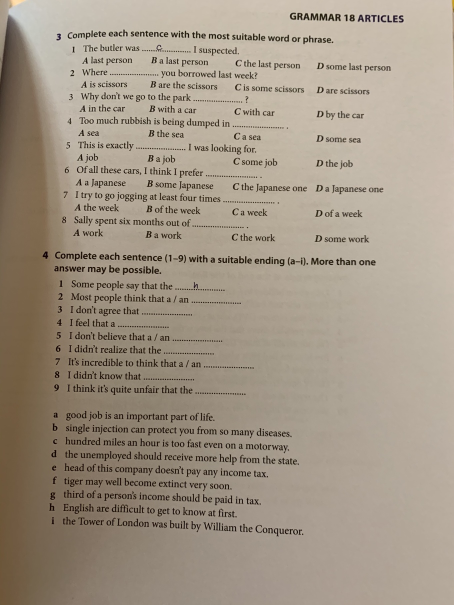
//> input picture Examples/my_example1.jpg, 908 x 1210 px (shown at 1/2 size)
$ ./main ../Examples/my_example1.jpg   (built with g++ and OpenCV 4)
//> lines starting //> are read from the running program, lines starting //| are printed output that depends on the picture
#include <iostream>
#include "opencv2/imgproc.hpp"
#include "opencv2/highgui.hpp"
#include <opencv2/ximgproc/ridgefilter.hpp>

float inv_relu(float input_){
	return input_ > 0 ? 0 : input_;
}

void add_to_video(const cv::Mat& image, cv::VideoWriter& video) {
    cv::Mat to_video_image = image;
    to_video_image.convertTo(to_video_image, CV_8UC1);
    cv::Mat channels[3] = {to_video_image, to_video_image, to_video_image};
    cv::Mat relief_3channels;
    cv::merge(channels, 3, relief_3channels);
    cv::applyColorMap(relief_3channels, relief_3channels, cv::COLORMAP_JET);
    video << relief_3channels;
}

void getHeatMapImage(cv::Mat& dst, const cv::Mat& src) {
    cv::Mat channels[3] = {src, src, src};
    cv::merge(channels, 3, dst);
    cv::applyColorMap(dst, dst, cv::COLORMAP_JET);
}

bool check_converged(cv::Mat& relief, cv::Mat& previous_relief) {
    cv::Mat diff = relief - previous_relief;
    float delta = 0.01;
    for (int x = 0; x < diff.rows; ++x) {
        for (int y = 0; y < diff.cols; ++y) {
            if (diff.at<float>(x, y) > delta || diff.at<float>(x, y) < -delta) {
                return false;
            }
        }
    }
    return true;
}

int waterFilling(cv::Mat& dst_image, cv::Mat& src_image, int max_time = 500) {
    if (src_image.size().width == 0 || src_image.size().height == 0) {
        std::cout << "Error" << "\n";
        return -1;
    }

    src_image.convertTo(src_image, CV_32F);

    cv::Mat ground_height;
	double scale_factor = 0.2;
	cv::resize(src_image, ground_height, cv::Size(), scale_factor, scale_factor, cv::INTER_LINEAR);

    int height = ground_height.rows;
	int width = ground_height.cols;
	cv::Mat water_function = cv::Mat(height, width, CV_32FC1, cv::Scalar(0));
	cv::Mat relief = cv::Mat(height, width, CV_32FC1, cv::Scalar(0));

    cv::VideoWriter video("outcpp.avi", cv::VideoWriter::fourcc('M','J','P','G'), 50, cv::Size(width, height));

    double peak_value = 0;
    float teta = 0.2;

    for (int time = 0; time < max_time; ++time) {
        relief = water_function + ground_height;
        cv::minMaxLoc(relief, NULL, &peak_value);

        for (int x = 1; x < ground_height.rows - 2; ++x) {
            for (int y = 1; y < ground_height.cols - 2; ++y) {
                double current_value = relief.at<float>(x, y);
                double pouring = exp(-time) * (peak_value - current_value);
                double delta_water = teta *
                    (inv_relu(-current_value + relief.at<float>(x - 1, y)) +
					inv_relu(-current_value + relief.at<float>(x + 1, y)) +
					inv_relu(-current_value + relief.at<float>(x, y - 1)) +
					inv_relu(-current_value + relief.at<float>(x, y + 1)));
                water_function.at<float>(x, y) += pouring + delta_water;
                if (water_function.at<float>(x, y) < 0) {
                    water_function.at<float>(x, y) = 0;
                }
            }
        }
        add_to_video(relief, video);
    }

	cv::Size out_size(src_image.cols, src_image.rows);
	resize(relief, dst_image, out_size, 0, 0, cv::INTER_LINEAR);
	dst_image.convertTo(dst_image, CV_8UC1);
    return 0;
}

int incre_filling(cv::Mat& dst_image, cv::Mat& src_image, cv::Mat& original_image,
    int max_time = 100) {

    cv::Mat ground_height = src_image;
    ground_height.convertTo(ground_height, CV_32FC1);
    int height = ground_height.rows; //убрать
	int width = ground_height.cols; //убрать
	cv::Mat water_function = cv::Mat(height, width, CV_32FC1, cv::Scalar(0));
	cv::Mat relief = cv::Mat(height, width, CV_32FC1, cv::Scalar(0));

    float teta = 0.2;
    int time = 0;

    while(1) {
        ++time;
        relief = water_function + ground_height;
        cv::Mat previous_relief = relief;
        for (int x = 1; x < ground_height.rows - 2; ++x) {
            for (int y = 1; y < ground_height.cols - 2; ++y) {
                double delta_water = teta *
                    (relief.at<float>(x - 1, y) + relief.at<float>(x + 1, y) +
					relief.at<float>(x, y - 1) + relief.at<float>(x, y + 1) -
                    4. * relief.at<float>(x, y));
                water_function.at<float>(x, y) += delta_water;
                if (water_function.at<float>(x, y) < 0) {
                    water_function.at<float>(x, y) = 0;
                }
            }
        }
        if (check_converged(relief, previous_relief)) {
            break;
        }
        if (time == 100) {
           break;
        }
    }
    std::cout << time << "\n";

    original_image.convertTo(original_image, CV_32F);
    dst_image = 0.85 * original_image / relief * 255;
    dst_image.convertTo(dst_image, CV_8UC1);
    return 0;
}

int main(int argc, char* argv[]) {
    std::string path = argv[1];
    cv::Mat image = cv::imread(path, cv::IMREAD_COLOR);
//> image is the input picture: 1210 rows x 908 cols, CV_8UC3; mean B, G, R 134.6, 150.5, 162.6

    std::string s = "src.png";

    cv::imshow("input", image);
    cv::waitKey(0);

    cv::Mat image_YCC;
    cv::cvtColor(image, image_YCC, cv::COLOR_BGR2YCrCb);
//> image_YCC: 1210 rows x 908 cols, CV_8UC3; mean of channels 0, 1, 2 152.3, 135.4, 118

    cv::Mat channels[3];
    cv::split(image_YCC, channels);
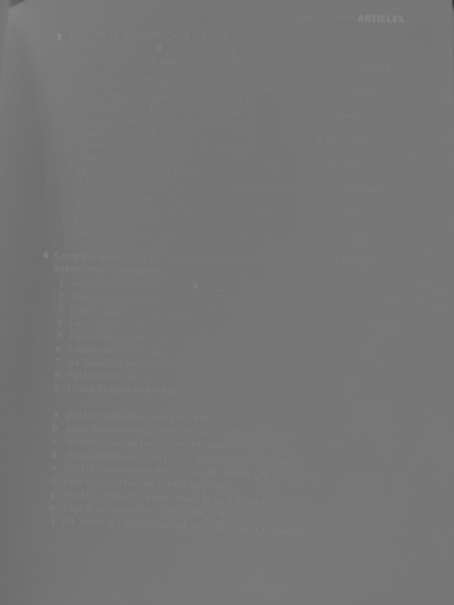
//> channels[2]: 1210 rows x 908 cols, CV_8UC1 (shown at 1/2 size); min 56, max 142, mean 118
    cv::Mat channel_Y = channels[0];

    cv::Mat channel_Y_heatMap;
    getHeatMapImage(channel_Y_heatMap, channel_Y);
    cv::imwrite( "Images/1_1_Src_Y.png", channel_Y);
    cv::imwrite( "Images/1_2_Src_Y.png", channel_Y_heatMap);

    cv::Mat dst_Y_image = cv::Mat(channel_Y.cols, channel_Y.rows, CV_8UC1, cv::Scalar(0));
    waterFilling(dst_Y_image, channel_Y, 1000);
//> in waterFilling, `cv::resize(src_image, ground_height, cv::Size(), scale_factor, scale_f..`:
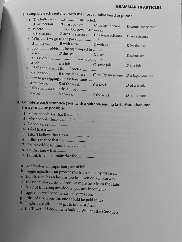
//> ground_height: 242 rows x 182 cols, CV_32FC1; min 2, max 227, mean 152.4
//> the loop in waterFilling, `for (int time = 0; time < max_time; ++time)` made 1000 passes
//> peak_value on pass 1: 227
//> after the loop in waterFilling, `for (int time = 0; time < max_time; ++time)`:
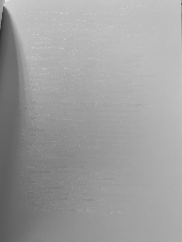
//> relief: 242 rows x 182 cols, CV_32FC1; min 44, max 227, mean 158.8
//> after the loop in waterFilling, `for (int time = 0; time < max_time; ++time)`:
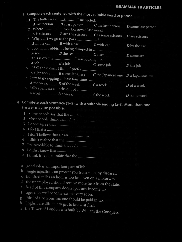
//> water_function: 242 rows x 182 cols, CV_32FC1; min 0, max 185, mean 6.4

    getHeatMapImage(channel_Y_heatMap, dst_Y_image);
//> in getHeatMapImage (call 2), `cv::applyColorMap(dst, dst, cv::COLORMAP_JET);`:
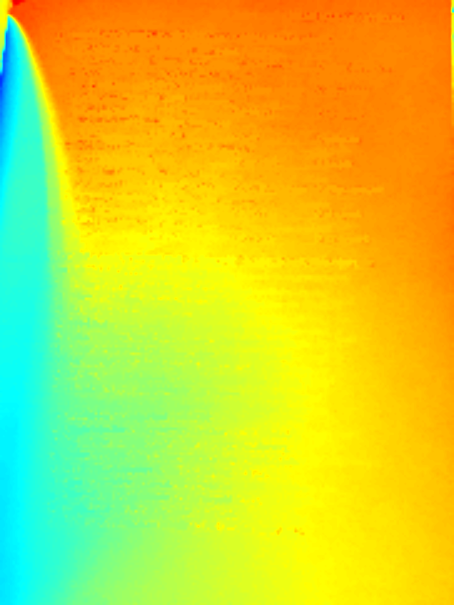
//> dst: 1210 rows x 908 cols, CV_8UC3 (shown at 1/2 size); mean B, G, R 46.1, 209.9, 209.2
    cv::imwrite( "Images/2_1_New_Y.png", dst_Y_image);
    cv::imwrite( "Images/2_2_New_Y.png", channel_Y_heatMap);

    cv::Mat answer_Y = cv::Mat(channel_Y.cols, channel_Y.rows, CV_8UC1, cv::Scalar(0));
    incre_filling(answer_Y, dst_Y_image, channel_Y, 100);
//> after the loop in incre_filling, `while(1)`:
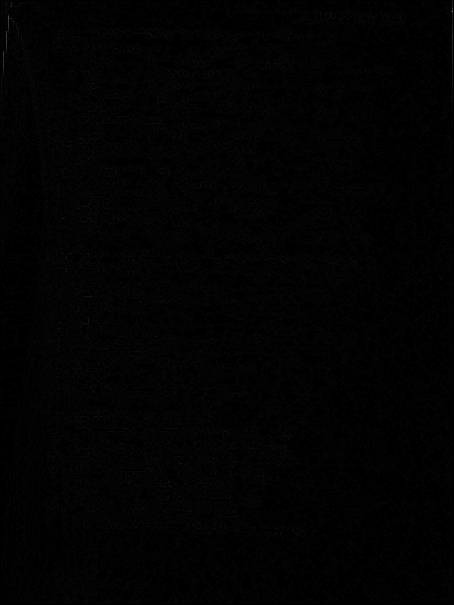
//> water_function: 1210 rows x 908 cols, CV_32FC1 (shown at 1/2 size); min 0, max 8.4, mean 0.068; drawn with min black and max white
//> after the loop in incre_filling, `while(1)`: time = 1
//| 1
    cv::imwrite( "Images/3_Answer_Y.png", answer_Y);

    cv::Mat output_image_YCC;
    cv::Mat output_image;
    channels[0] = answer_Y;
    cv::merge(channels, 3, output_image_YCC);
//> output_image_YCC: 1210 rows x 908 cols, CV_8UC3; mean of channels 0, 1, 2 208, 135.4, 118

    cv::cvtColor(output_image_YCC, output_image, cv::COLOR_YCrCb2BGR);
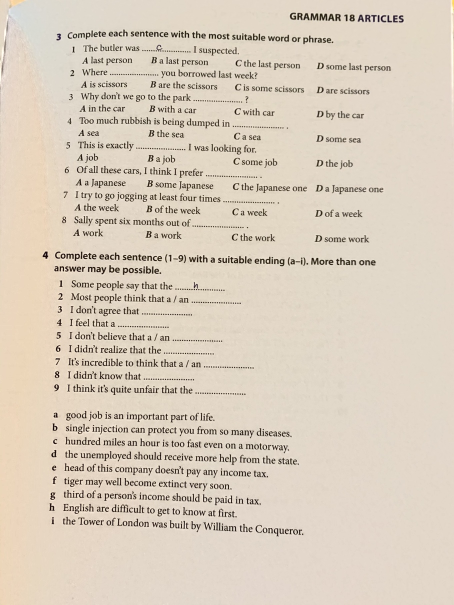
//> output_image: 1210 rows x 908 cols, CV_8UC3 (shown at 1/2 size); mean B, G, R 190.1, 206.2, 218.3
    cv::imwrite("Images/4_Color_answer.png", output_image);

    return 0;
}

$ run again, on Examples/my_example3.jpg
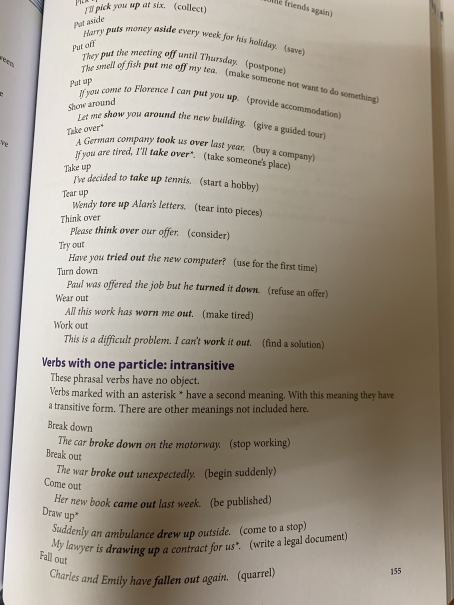
//> input picture Examples/my_example3.jpg, 908 x 1210 px (shown at 1/2 size)
//> image is the input picture: 1210 rows x 908 cols, CV_8UC3; mean B, G, R 139.2, 152.5, 161.2
//> image_YCC: 1210 rows x 908 cols, CV_8UC3; mean of channels 0, 1, 2 153.6, 133.4, 119.8
//> the loop in waterFilling, `for (int time = 0; time < max_time; ++time)` made 1000 passes
//> peak_value on pass 1: 254
//> in getHeatMapImage (call 2), `cv::applyColorMap(dst, dst, cv::COLORMAP_JET);`:
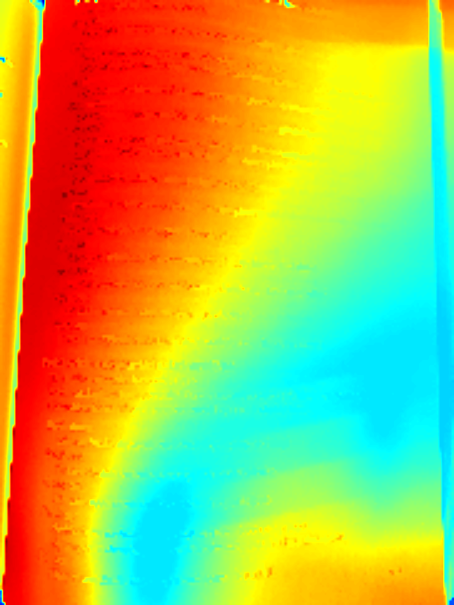
//> dst: 1210 rows x 908 cols, CV_8UC3 (shown at 1/2 size); mean B, G, R 73.8, 178.4, 179.7
//> after the loop in incre_filling, `while(1)`: time = 1
//| 1
//> output_image_YCC: 1210 rows x 908 cols, CV_8UC3; mean of channels 0, 1, 2 208.8, 133.4, 119.8
//> `cv::cvtColor(output_image_YCC, output_image, cv::COLOR_YCrCb2BGR);`:
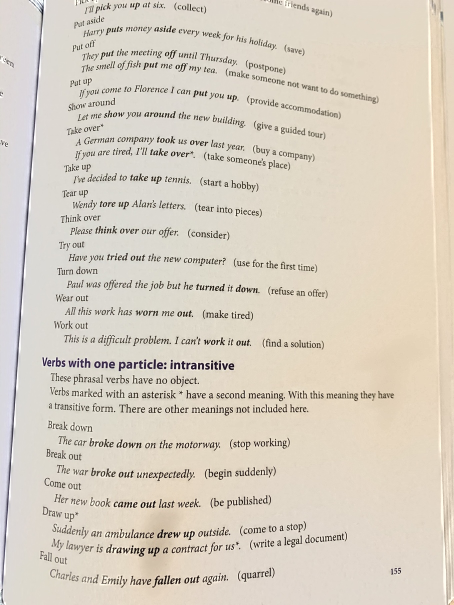
//> output_image: 1210 rows x 908 cols, CV_8UC3 (shown at 1/2 size); mean B, G, R 194.3, 207.7, 216.4

$ run again, on Examples/my_example4.jpg
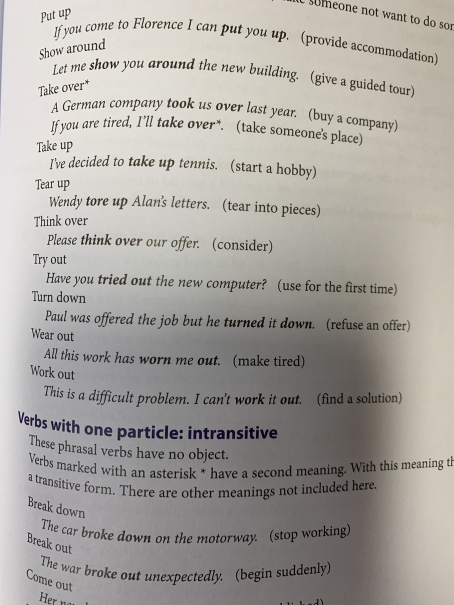
//> input picture Examples/my_example4.jpg, 908 x 1210 px (shown at 1/2 size)
//> image is the input picture: 1210 rows x 908 cols, CV_8UC3; mean B, G, R 158.7, 163.9, 167.6
//> image_YCC: 1210 rows x 908 cols, CV_8UC3; mean of channels 0, 1, 2 164.4, 130.3, 124.8
//> the loop in waterFilling, `for (int time = 0; time < max_time; ++time)` made 1000 passes
//> peak_value on pass 1: 250
//> in getHeatMapImage (call 2), `cv::applyColorMap(dst, dst, cv::COLORMAP_JET);`:
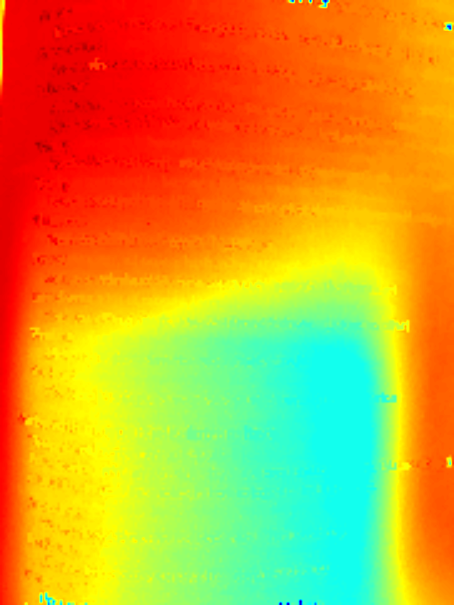
//> dst: 1210 rows x 908 cols, CV_8UC3 (shown at 1/2 size); mean B, G, R 45.1, 157.8, 208.8
//> after the loop in incre_filling, `while(1)`: time = 1
//| 1
//> in incre_filling, `dst_image.convertTo(dst_image, CV_8UC1);`:
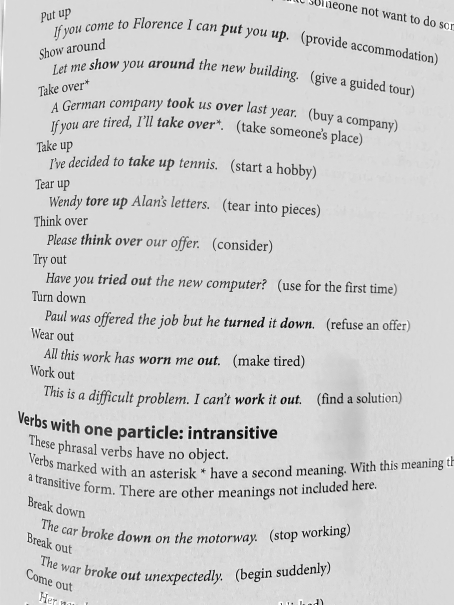
//> dst_image: 1210 rows x 908 cols, CV_8UC1 (shown at 1/2 size); min 0, max 255, mean 206
//> output_image_YCC: 1210 rows x 908 cols, CV_8UC3; mean of channels 0, 1, 2 206, 130.3, 124.8

$ run again, on Examples/my_example5.jpg
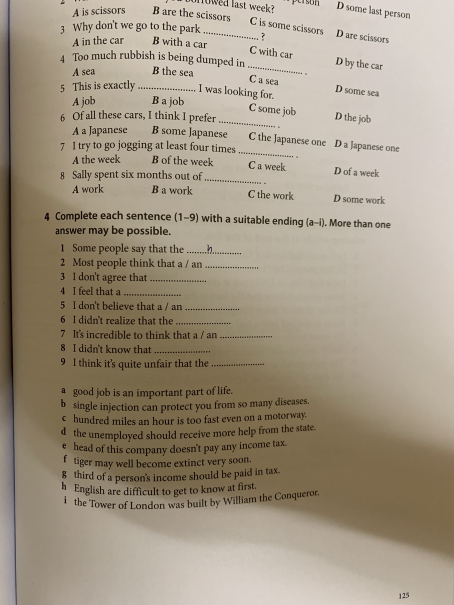
//> input picture Examples/my_example5.jpg, 908 x 1210 px (shown at 1/2 size)
//> image is the input picture: 1210 rows x 908 cols, CV_8UC3; mean B, G, R 132.1, 150.5, 162.2
//> image_YCC: 1210 rows x 908 cols, CV_8UC3; mean of channels 0, 1, 2 152, 135.3, 116.8
//> the loop in waterFilling, `for (int time = 0; time < max_time; ++time)` made 1000 passes
//> peak_value on pass 1: 231
//> after the loop in incre_filling, `while(1)`: time = 1
//| 1
//> output_image_YCC: 1210 rows x 908 cols, CV_8UC3; mean of channels 0, 1, 2 207.5, 135.3, 116.8
//> `cv::cvtColor(output_image_YCC, output_image, cv::COLOR_YCrCb2BGR);`:
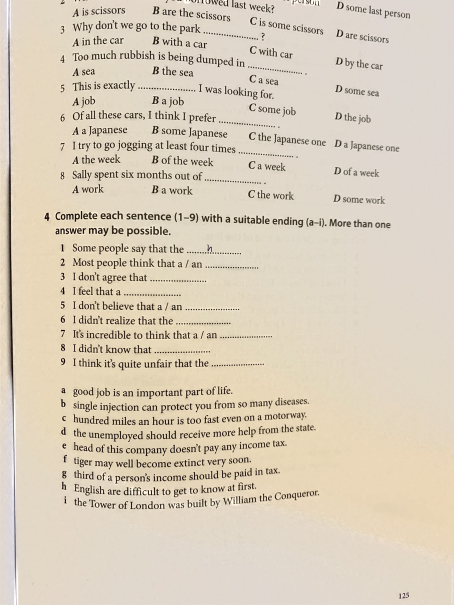
//> output_image: 1210 rows x 908 cols, CV_8UC3 (shown at 1/2 size); mean B, G, R 187.6, 206.1, 217.8
